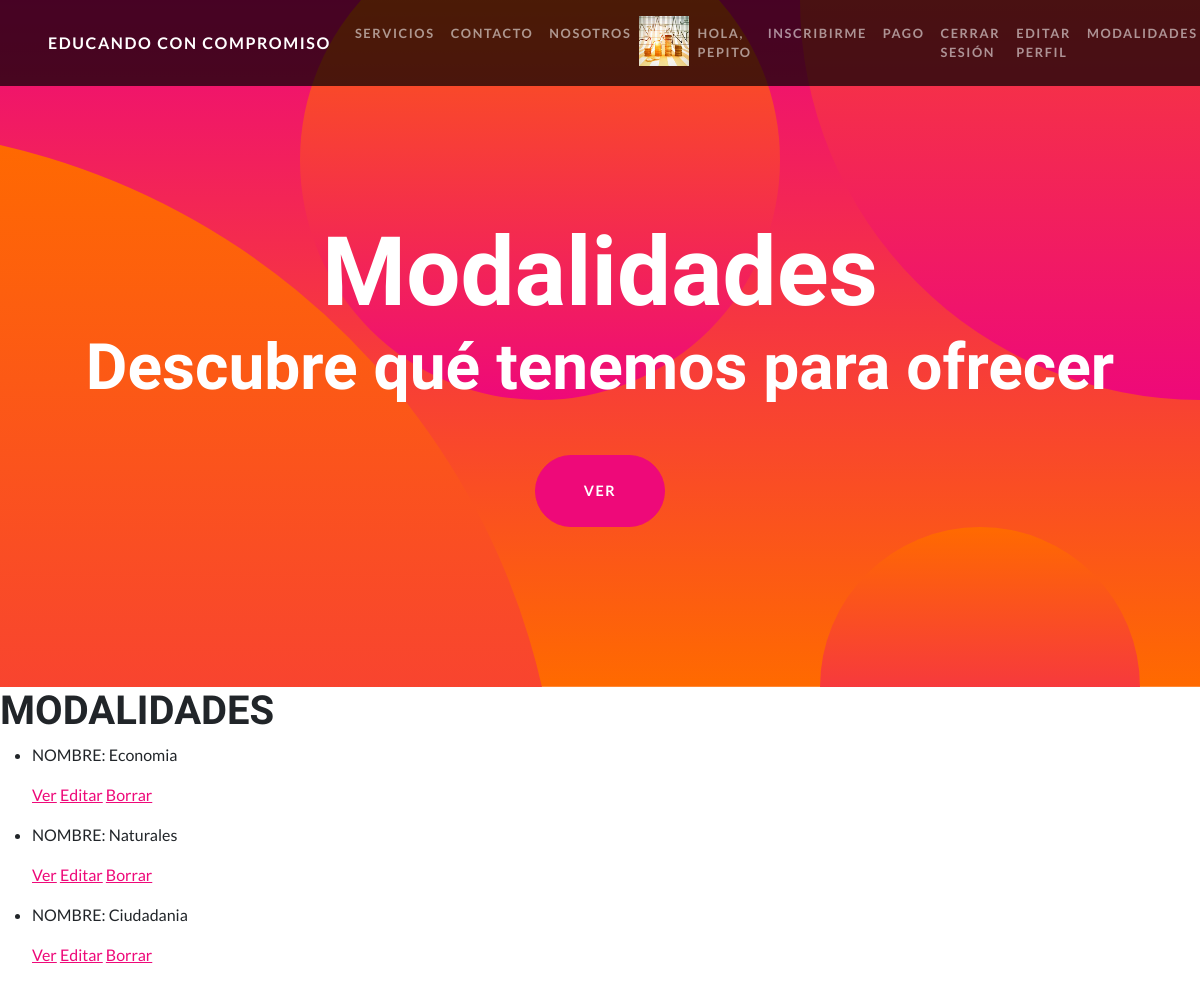
The app's page /modalidad/lista/ (signed in) with its own data.
### accounts/models.py (models this page shows, shortened)
class Accounts3(models.Model):
    user = models.OneToOneField(User, on_delete=models.CASCADE)
    avatar = models.ImageField(upload_to='avatares', null=True, blank=True)

### sanLuis/models.py (models this page shows, shortened)
class Modalidad(models.Model):
    titulo = models.CharField(max_length=100)
    subtitulo = models.CharField(max_length=100)
    contenido = models.TextField()
    autor = models.CharField(max_length=100)
    fecha = models.DateField()
    imagen = models.ImageField(upload_to='modalidades', null=True, blank=True)

### sanLuis/views.py (the view)
# urls.py: path('modalidad/lista/', ModalidadList.as_view(), name='modalidad_lista'),
class ModalidadList(ListView):
    model = Modalidad
    template_name = "sanLuis/modalidad_lista.html"

### sanLuis/templates/sanLuis/modalidad_lista.html (shortened to what this page needs)
{% extends 'sanLuis/base.html' %}
{% block modalidades %}
    <h1>MODALIDADES</h1>
    <ul>
        {% for modalidad in object_list %}
        <li>
            <p>NOMBRE: {{ modalidad.titulo }}</p>
            <p>
                <a href="{% url 'modalidad_detail' modalidad.pk %}">Ver</a>
                <a href="{% url 'modalidad_update' modalidad.pk %}">Editar</a>
                <a href="{% url 'modalidad_delete' modalidad.pk %}">Borrar</a>
            </p>
        </li>
        {% endfor %}
    </ul>
    {% endblock %}

### sanLuis/templates/sanLuis/base.html (shortened to what this page needs)
<!DOCTYPE html>
{% load static %}
<html lang="en">
<head>
    <link href="{% static 'ProyectoSanluis/css/styles.css' %}" rel="stylesheet" />
</head>
<body id="page-top">
    <nav class="navbar navbar-expand-lg navbar-dark navbar-custom fixed-top">
        <div class="container-fluid px-5">
            <a class="navbar-brand" href="#page-top">Educando con compromiso</a>
            <div class="collapse navbar-collapse" id="navbarResponsive">
                <ul class="navbar-nav ms-auto">
                    <li class="nav-item"><a class="nav-link" href="{% url 'servicios' %}">servicios</a></li>
                    <li class="nav-item"><a class="nav-link" href="{% url 'contacto' %}">contacto</a></li>
                    <li class="nav-item"><a class="nav-link" href="{% url 'about' %}">nosotros</a></li>
                    {% if request.user.is_authenticated %}
                    {% if request.user.accounts3.avatar %}
                        <li class="nav-item">
                            <img src="{{ request.user.accounts3.avatar.url }}" alt="" style="width: 50px; height: 50px;">
                        </li>
                    {% endif %}
                        <li class="nav-item"><a class="nav-link" href="{% url 'mostrar' %}">Hola, {{ request.user.username }}</a></li>
                        <li class="nav-item"><a class="nav-link" href="{% url 'crearcliente' %}">Inscribirme</a></li>
                        <li class="nav-item"><a class="nav-link" href="{% url 'crear_pedido' %}">pago</a></li>
                        <li  class="nav-item"><a class="nav-link" href="{% url 'logout' %}">Cerrar sesión</a></li>
                        <li  class="nav-item"><a class="nav-link" href="{% url 'editar' %}">Editar Perfil</a></li>
                        <li class="nav-item dropdown">
                            <a href="#" class="nav-link dropdown-toggle" data-toggle="dropdown">Modalidades </a>
                        </li>
                    {% else %}
                        <li class="nav-item"><a class="nav-link" href="{% url 'login' %}">Iniciar sesión</a></li>
                        <li class="nav-item"><a class="nav-link" href="{% url 'register' %}">Crear cuenta</a></li>
                    {% endif %}
                </ul>
            </div>
        </div>
    </nav>
    {% block main %}
    <header class="masthead text-center text-white">
        <div class="masthead-content">
            <div class="container px-5">
                <h1 class="masthead-heading mb-0">Modalidades</h1>
                <h2 class="masthead-subheading mb-0">Descubre qué tenemos para ofrecer</h2>
                <a class="btn btn-primary btn-xl rounded-pill mt-5" href="#scroll">Ver</a>
            </div>
        </div>
        <div class="bg-circle-1 bg-circle"></div>
        <div class="bg-circle-2 bg-circle"></div>
        <div class="bg-circle-3 bg-circle"></div>
        <div class="bg-circle-4 bg-circle"></div>
    </header>
    {% endblock main %}
    {% block modalidades %}
    {% endblock %}
</body>
</html>

### records on screen
Modalidad: titulo "Economia"
Modalidad: titulo "Naturales"
Modalidad: titulo "Ciudadania"

### other values on screen
{{ request.user.username }} "PEPITO"
